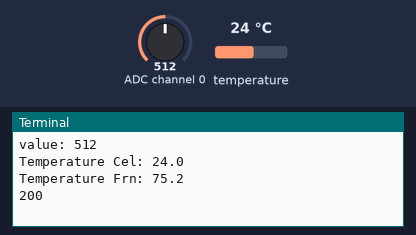
A program run on a simulated Raspberry Pi (BCM pin numbers). Shown: the last lines printed to the terminal. The test bench sets the inputs (shaded band); at power-on: temperature 24 °C, ADC channel 0 = 512 (analog values on the 0–1023 scale). Web requests get an empty 200 reply after 0.4 s.

Above: at 1.2 s.
1.3 s: temperature set to 12 °C
9.6 s: ADC channel 0 set to 716
At 11.7 s:
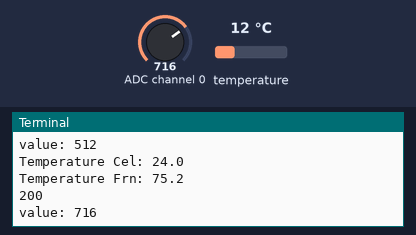
17.9 s: temperature set to 19 °C
At 23.35 s:
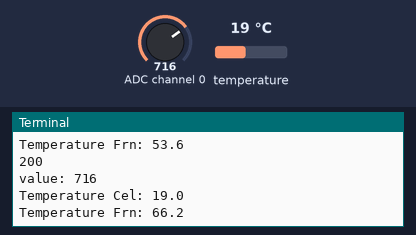
26.2 s: ADC channel 0 set to 900
At 35.1 s:
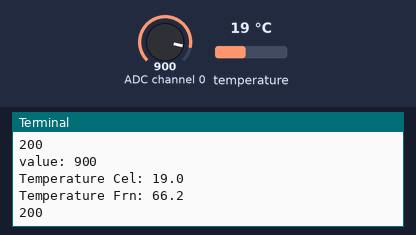
Timing chart, 0 to 35.5 s (numbered marks = the images above; inputs shaded):
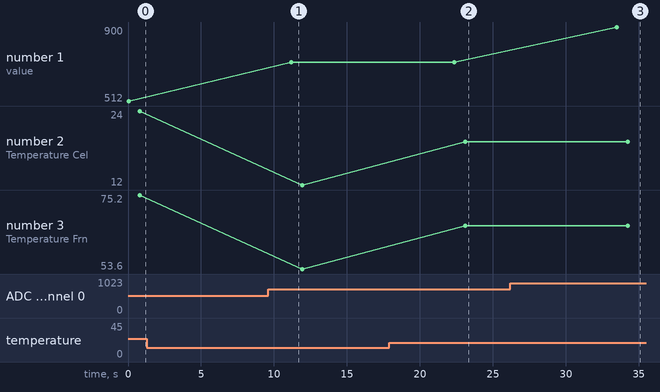

The program:

temperature2.py
```python
#!/usr/bin/env python

import RPi.GPIO as GPIO
import os
import glob
import time
import requests

GPIO.setmode(GPIO.BCM)
DEBUG = 1

os.system('modprobe w1-gpio')
os.system('modprobe w1-therm')

base_dir = '/sys/bus/w1/devices/'
device_folder = glob.glob(base_dir + '28*')[0]
device_file = device_folder + '/w1_slave'

def read_temp_raw():
    f = open(device_file, 'r')
    lines = f.readlines()
    f.close()
    return lines

def read_temp():
    lines = read_temp_raw()
    while lines[0].strip()[-3:] != 'YES':
        time.sleep(0.2)
        lines = read_temp_raw()
    equals_pos = lines[1].find('t=')
    if equals_pos != -1:
        temp_string = lines[1][equals_pos+2:]
        temp_c = float(temp_string) / 1000.0
        temp_f = temp_c * 9.0 / 5.0 + 32.0
        return temp_c, temp_f

# read SPI data from MCP3008 chip, 8 possible adc's (0 thru 7)
def readadc(adcnum, clockpin, mosipin, misopin, cspin):
        if ((adcnum > 7) or (adcnum < 0)):
                return -1
        GPIO.output(cspin, True)

        GPIO.output(clockpin, False)  # start clock low
        GPIO.output(cspin, False)     # bring CS low

        commandout = adcnum
        commandout |= 0x18  # start bit + single-ended bit
        commandout <<= 3    # we only need to send 5 bits here
        for i in range(5):
                if (commandout & 0x80):
                        GPIO.output(mosipin, True)
                else:
                        GPIO.output(mosipin, False)
                commandout <<= 1
                GPIO.output(clockpin, True)
                GPIO.output(clockpin, False)

        adcout = 0
        # read in one empty bit, one null bit and 10 ADC bits
        for i in range(12):
                GPIO.output(clockpin, True)
                GPIO.output(clockpin, False)
                adcout <<= 1
                if (GPIO.input(misopin)):
                        adcout |= 0x1

        GPIO.output(cspin, True)

        adcout >>= 1       # first bit is 'null' so drop it
        return adcout

# change these as desired - they're the pins connected from the
# SPI port on the ADC to the Cobbler
SPICLK = 18
SPIMISO = 23
SPIMOSI = 24
SPICS = 25

# set up the SPI interface pins
GPIO.setup(SPIMOSI, GPIO.OUT)
GPIO.setup(SPIMISO, GPIO.IN)
GPIO.setup(SPICLK, GPIO.OUT)
GPIO.setup(SPICS, GPIO.OUT)

while True:
        channel = 0
        x={}
        lat=41.141207
        lon=-81.324255
        value = readadc(channel, SPICLK, SPIMOSI, SPIMISO, SPICS)
        print "value:", value
	x=read_temp()
        print "Temperature Cel:",x[0]
        print "Temperature Frn:",x[1]
	req = requests.get("http://data.sparkfun.com/input/aGOE6rY5mxcxX1GNnOKq?" +
		"private_key=KEo9nBl42xsZjRg94751" +
		"&user=dkumar3"
		"&latitude=" 	+ str(lat) +
		"&longitude=" 	+ str(lon) +
		"&temperature=" + str(x[1]) +
		"&light=" 	+ str(value) +
		"&zip=44240"
	)
        print req.status_code
        time.sleep(10)
```

Measured:
- after the input at 9.6 s, the terminal: prints a new line after 1.6 s (image 1)
- after the input at 17.9 s, the terminal: prints a new line after 5.2 s (image 2)
- after the input at 26.2 s, the terminal: prints a new line after 7.3 s (image 3)
- plotted number 1: 512 → 716 after the input at 9.6 s, 716 → 900 after the input at 26.2 s
- plotted number 2: 12 → 19 after the input at 17.9 s
- plotted number 3: 53.6 → 66.2 after the input at 17.9 s
